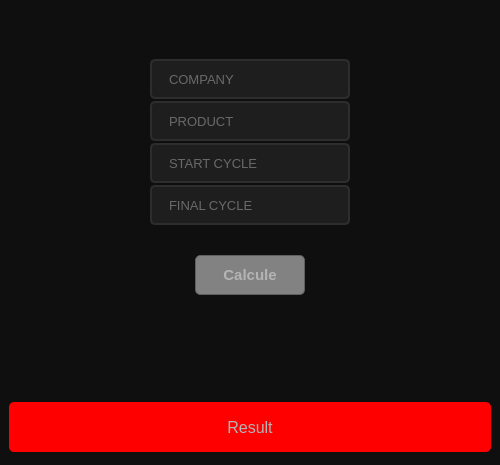
<?xml version="1.0" encoding="UTF-8"?>
<ui version="4.0">
 <class>MainWindow</class>
 <widget class="QMainWindow" name="MainWindow">
  <property name="geometry">
   <rect>
    <x>0</x>
    <y>0</y>
    <width>500</width>
    <height>465</height>
   </rect>
  </property>
  <property name="font">
   <font>
    <family>Segoe UI</family>
    <pointsize>10</pointsize>
   </font>
  </property>
  <property name="windowTitle">
   <string>MainWindow</string>
  </property>
  <property name="styleSheet">
   <string notr="true">color: rgb(180, 180, 180);</string>
  </property>
  <widget class="QWidget" name="centralwidget">
   <layout class="QVBoxLayout" name="verticalLayout">
    <property name="spacing">
     <number>0</number>
    </property>
    <property name="leftMargin">
     <number>0</number>
    </property>
    <property name="topMargin">
     <number>0</number>
    </property>
    <property name="rightMargin">
     <number>0</number>
    </property>
    <property name="bottomMargin">
     <number>0</number>
    </property>
    <item>
     <widget class="QFrame" name="content">
      <property name="maximumSize">
       <size>
        <width>16777215</width>
        <height>16777215</height>
       </size>
      </property>
      <property name="styleSheet">
       <string notr="true">;background-color: rgb(15, 15, 15); </string>
      </property>
      <property name="frameShape">
       <enum>QFrame::NoFrame</enum>
      </property>
      <property name="frameShadow">
       <enum>QFrame::Raised</enum>
      </property>
      <property name="lineWidth">
       <number>0</number>
      </property>
      <layout class="QHBoxLayout" name="horizontalLayout">
       <property name="spacing">
        <number>0</number>
       </property>
       <property name="leftMargin">
        <number>0</number>
       </property>
       <property name="topMargin">
        <number>0</number>
       </property>
       <property name="rightMargin">
        <number>0</number>
       </property>
       <property name="bottomMargin">
        <number>0</number>
       </property>
       <item>
        <widget class="QFrame" name="info_frame">
         <property name="maximumSize">
          <size>
           <width>350</width>
           <height>300</height>
          </size>
         </property>
         <property name="styleSheet">
          <string notr="true">background-color: rgb(15, 15, 15); </string>
         </property>
         <property name="frameShape">
          <enum>QFrame::NoFrame</enum>
         </property>
         <property name="frameShadow">
          <enum>QFrame::Raised</enum>
         </property>
         <property name="lineWidth">
          <number>0</number>
         </property>
         <widget class="QLineEdit" name="startCycle_lineEdit">
          <property name="geometry">
           <rect>
            <x>75</x>
            <y>98</y>
            <width>200</width>
            <height>40</height>
           </rect>
          </property>
          <property name="font">
           <font>
            <family>Segoe UI</family>
            <pointsize>10</pointsize>
           </font>
          </property>
          <property name="styleSheet">
           <string notr="true">QLineEdit {
	background-color: rgb(30, 30, 30);	
	border: 2px solid rgb(45, 45, 45);
	padding-left: 15px;
	border-radius: 5px;
}
QLineEdit:hover {
	background-color: rgb(35, 35, 35);	
	border: 2px solid rgb(60, 60, 60);
}
QLineEdit:focus {
	background-color: rgb(45, 45, 45);	
	border: 2px solid rgb(255, 241, 32);
}</string>
          </property>
          <property name="placeholderText">
           <string>START CYCLE</string>
          </property>
         </widget>
         <widget class="QLineEdit" name="finalCycle_lineEdit">
          <property name="geometry">
           <rect>
            <x>75</x>
            <y>140</y>
            <width>200</width>
            <height>40</height>
           </rect>
          </property>
          <property name="font">
           <font>
            <family>Segoe UI</family>
            <pointsize>10</pointsize>
           </font>
          </property>
          <property name="styleSheet">
           <string notr="true">QLineEdit {
	background-color: rgb(30, 30, 30);	
	border: 2px solid rgb(45, 45, 45);
	padding-left: 15px;
	border-radius: 5px;
}
QLineEdit:hover {
	background-color: rgb(35, 35, 35);	
	border: 2px solid rgb(60, 60, 60);
}
QLineEdit:focus {
	background-color: rgb(45, 45, 45);	
	border: 2px solid rgb(255, 241, 32);
}</string>
          </property>
          <property name="placeholderText">
           <string>FINAL CYCLE</string>
          </property>
         </widget>
         <widget class="QLineEdit" name="company_lineEdit">
          <property name="geometry">
           <rect>
            <x>75</x>
            <y>14</y>
            <width>200</width>
            <height>40</height>
           </rect>
          </property>
          <property name="font">
           <font>
            <family>Segoe UI</family>
            <pointsize>10</pointsize>
           </font>
          </property>
          <property name="styleSheet">
           <string notr="true">QLineEdit {
	background-color: rgb(30, 30, 30);	
	border: 2px solid rgb(45, 45, 45);
	padding-left: 15px;
	border-radius: 5px;
}
QLineEdit:hover {
	background-color: rgb(35, 35, 35);	
	border: 2px solid rgb(60, 60, 60);
}
QLineEdit:focus {
	background-color: rgb(45, 45, 45);	
	border: 2px solid rgb(255, 241, 32);
}</string>
          </property>
          <property name="placeholderText">
           <string>COMPANY</string>
          </property>
         </widget>
         <widget class="QLineEdit" name="product_lineEdit">
          <property name="geometry">
           <rect>
            <x>75</x>
            <y>56</y>
            <width>200</width>
            <height>40</height>
           </rect>
          </property>
          <property name="font">
           <font>
            <family>Segoe UI</family>
            <pointsize>10</pointsize>
           </font>
          </property>
          <property name="styleSheet">
           <string notr="true">QLineEdit {
	background-color: rgb(30, 30, 30);	
	border: 2px solid rgb(45, 45, 45);
	padding-left: 15px;
	border-radius: 5px;
}
QLineEdit:hover {
	background-color: rgb(35, 35, 35);	
	border: 2px solid rgb(60, 60, 60);
}
QLineEdit:focus {
	background-color: rgb(45, 45, 45);	
	border: 2px solid rgb(255, 241, 32);
}</string>
          </property>
          <property name="placeholderText">
           <string>PRODUCT</string>
          </property>
         </widget>
         <widget class="QPushButton" name="calcule_pushButton">
          <property name="geometry">
           <rect>
            <x>120</x>
            <y>210</y>
            <width>110</width>
            <height>40</height>
           </rect>
          </property>
          <property name="font">
           <font>
            <family>Segoe UI</family>
            <pointsize>11</pointsize>
            <weight>75</weight>
            <bold>true</bold>
           </font>
          </property>
          <property name="styleSheet">
           <string notr="true">QPushButton {
	background-color: rgb(130, 130, 130);
	border: 1px solid rgb(95, 95, 95);
	border-radius: 5px;
}
QPushButton:hover {
	background-color: rgb(140, 140, 140);
	border: 1px solid rgb(115, 115, 115);
}
QPushButton:pressed {
	background-color: rgb(255, 241, 32);
	
	color: rgb(255, 0, 0);
	border: 1px solid rgb(120, 120, 120);
}
</string>
          </property>
          <property name="text">
           <string>Calcule</string>
          </property>
         </widget>
        </widget>
       </item>
      </layout>
     </widget>
    </item>
    <item>
     <widget class="QFrame" name="result_frame">
      <property name="maximumSize">
       <size>
        <width>16777215</width>
        <height>75</height>
       </size>
      </property>
      <property name="styleSheet">
       <string notr="true">background-color: rgb(15, 15, 15); </string>
      </property>
      <property name="frameShape">
       <enum>QFrame::NoFrame</enum>
      </property>
      <property name="frameShadow">
       <enum>QFrame::Raised</enum>
      </property>
      <property name="lineWidth">
       <number>0</number>
      </property>
      <layout class="QVBoxLayout" name="verticalLayout_2">
       <item>
        <widget class="QLabel" name="label">
         <property name="maximumSize">
          <size>
           <width>16777215</width>
           <height>50</height>
          </size>
         </property>
         <property name="font">
          <font>
           <family>Segoe UI</family>
           <pointsize>12</pointsize>
          </font>
         </property>
         <property name="styleSheet">
          <string notr="true">background-color: rgb(255, 0, 0);
border-radius: 5px</string>
         </property>
         <property name="text">
          <string>Result</string>
         </property>
         <property name="alignment">
          <set>Qt::AlignCenter</set>
         </property>
        </widget>
       </item>
      </layout>
     </widget>
    </item>
   </layout>
  </widget>
 </widget>
 <resources/>
 <connections/>
</ui>
